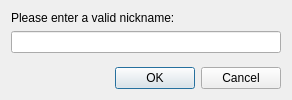
<ui version="4.0" >
 <class>NickEditDlg</class>
 <widget class="QDialog" name="NickEditDlg" >
  <property name="geometry" >
   <rect>
    <x>0</x>
    <y>0</y>
    <width>281</width>
    <height>100</height>
   </rect>
  </property>
  <property name="windowTitle" >
   <string>Edit Nickname</string>
  </property>
  <layout class="QVBoxLayout" name="verticalLayout" >
   <item>
    <widget class="QLabel" name="label" >
     <property name="text" >
      <string>Please enter a valid nickname:</string>
     </property>
     <property name="alignment" >
      <set>Qt::AlignLeading|Qt::AlignLeft|Qt::AlignTop</set>
     </property>
     <property name="wordWrap" >
      <bool>true</bool>
     </property>
    </widget>
   </item>
   <item>
    <widget class="QLineEdit" name="nickEdit" >
     <property name="whatsThis" >
      <string>A valid nickname may contain letters from the English alphabet, digits, and the special characters {, }, [, ], \, |, `, ^, _ and -.</string>
     </property>
    </widget>
   </item>
   <item>
    <spacer>
     <property name="orientation" >
      <enum>Qt::Vertical</enum>
     </property>
     <property name="sizeHint" stdset="0" >
      <size>
       <width>270</width>
       <height>0</height>
      </size>
     </property>
    </spacer>
   </item>
   <item>
    <widget class="QDialogButtonBox" name="buttonBox" >
     <property name="orientation" >
      <enum>Qt::Horizontal</enum>
     </property>
     <property name="standardButtons" >
      <set>QDialogButtonBox::Cancel|QDialogButtonBox::Ok</set>
     </property>
    </widget>
   </item>
  </layout>
 </widget>
 <resources/>
 <connections>
  <connection>
   <sender>buttonBox</sender>
   <signal>accepted()</signal>
   <receiver>NickEditDlg</receiver>
   <slot>accept()</slot>
   <hints>
    <hint type="sourcelabel" >
     <x>248</x>
     <y>254</y>
    </hint>
    <hint type="destinationlabel" >
     <x>157</x>
     <y>274</y>
    </hint>
   </hints>
  </connection>
  <connection>
   <sender>buttonBox</sender>
   <signal>rejected()</signal>
   <receiver>NickEditDlg</receiver>
   <slot>reject()</slot>
   <hints>
    <hint type="sourcelabel" >
     <x>316</x>
     <y>260</y>
    </hint>
    <hint type="destinationlabel" >
     <x>286</x>
     <y>274</y>
    </hint>
   </hints>
  </connection>
 </connections>
</ui>
